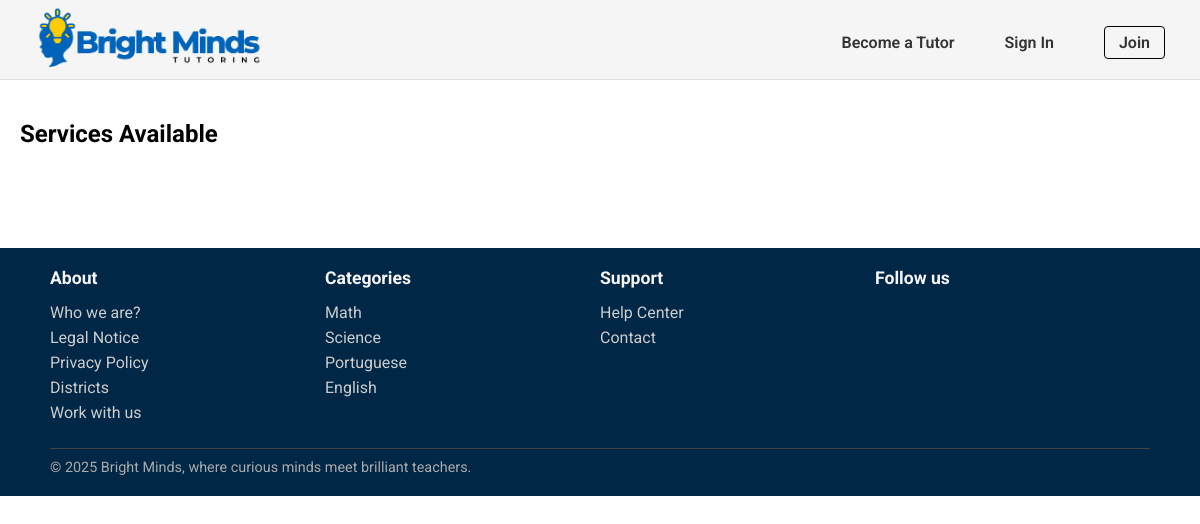
/pages/services_list.php?category=Math, run on an earlier commit of the app's database.
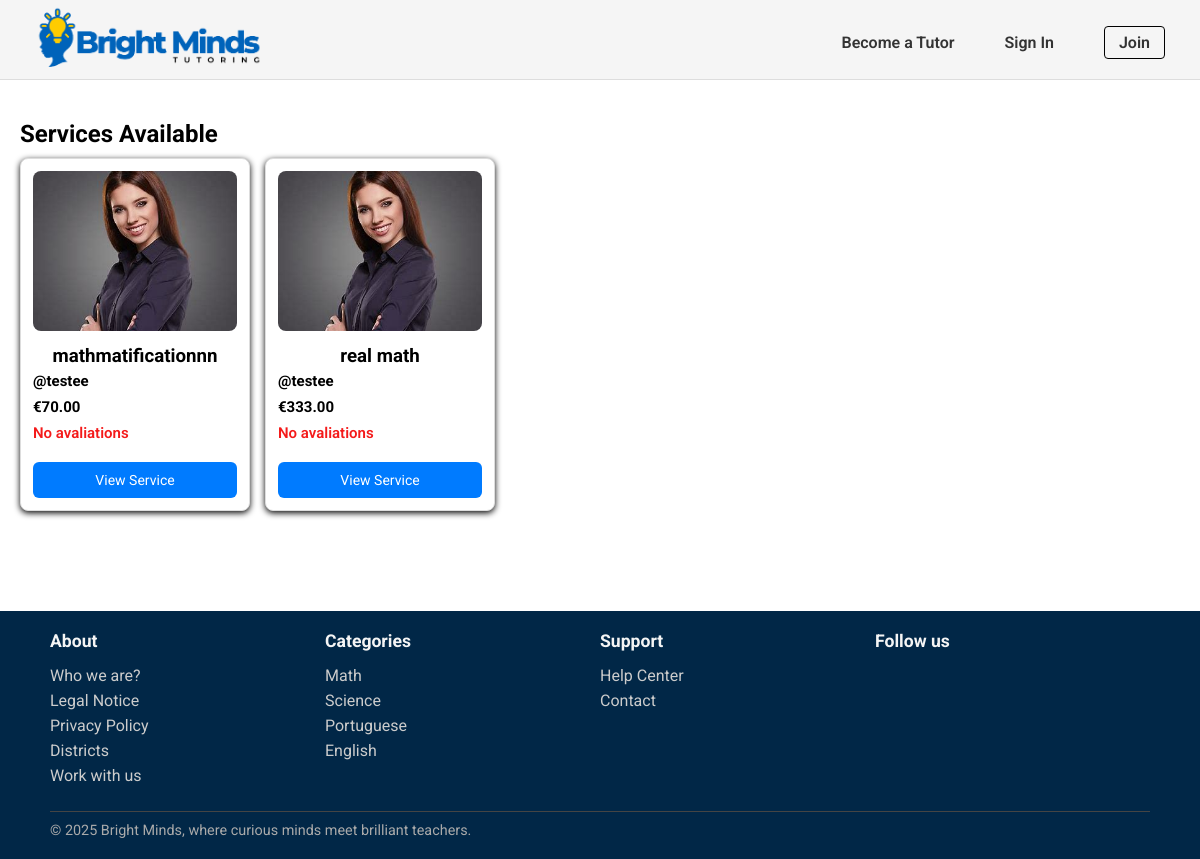
And on a later commit of the database.
### tables this page shows
CREATE TABLE Category(
    category_name TEXT PRIMARY KEY
);

CREATE TABLE Service(
    service_id INTEGER PRIMARY KEY,
    freelancer_id INTEGER NOT NULL,
    title TEXT NOT NULL,
    category_name TEXT NOT NULL,
    description TEXT NOT NULL,
    duracao INTEGER NOT NULL,
    price REAL NOT NULL,
    service_type TEXT CHECK(service_type IN ('individual presencial', 'grupo presencial', 'individual online','grupo online', 'revisão trabalhos')) NOT NULL,
    num_sessoes INTEGER NOT NULL,
    status TEXT CHECK(status IN ('ativo', 'inativo')) DEFAULT 'ativo',
    max_students INTEGER,
    images TEXT, -- tipo text porque estou a amarzenar o path onde as imagens estão armazenadas 
    FOREIGN KEY (freelancer_id) REFERENCES Freelancers(freelancer_id) ON UPDATE CASCADE ON DELETE CASCADE,
    FOREIGN KEY (category_name) REFERENCES Category(category_name) ON UPDATE CASCADE ON DELETE RESTRICT
);

CREATE TABLE User (
    user_id INTEGER PRIMARY KEY,
    username TEXT UNIQUE NOT NULL,
    name TEXT NOT NULL,
    birth_date DATE,
    email TEXT UNIQUE NOT NULL,
    password TEXT NOT NULL,
    usertype TEXT CHECK(usertype IN ('student', 'tutor', 'admin')) NOT NULL,
    address TEXT,
    postal_code TEXT,
    city TEXT,
    registration_date DATE NOT NULL,
    profile_image TEXT
);

### pages/services_list.php (called while the page is built)
<?php
    require_once(__DIR__. '/../templates/common.tpl.php');
    require_once(__DIR__.'/../database/connection.db.php');
    require_once(__DIR__.'/../database/service.class.php');
    require_once(__DIR__.'/../database/categories.php');
    require_once(__DIR__. '/../templates/services.tpl.php');
    $session = new Session();
    $db = getDatabaseConnection();
    $categories = getAllCategories($db);
    $category = $_GET['category'];
    $services = getServicesbyCategory($db,$category);
    drawHeader($session);
    drawServices($services);
    drawFooter($categories);
?>

### utils/session.php (called while the page is built, shortened)
<?php
  class Session {
    public function isLoggedIn() : bool {
      return isset($_SESSION['id']);
    }
  }
?>

### database/categories.php (called while the page is built)
<?php
  function getAllCategories($db) {
    $stmt = $db->prepare('SELECT category_name
                          FROM Category');
    $stmt->execute();
    return $stmt->fetchAll();
  }
?>

### database/service.class.php (called while the page is built, shortened)
<?php
function getServicesbyCategory(PDO $db, string $category): array {
    $stmt = $db->prepare('
        SELECT s.service_id, s.title, s.price, s.service_type,
               u.name AS freelancer_name, u.user_id,
               (SELECT AVG(r.rating) FROM Review r
                JOIN Booking b ON r.booking_id = b.booking_id
                WHERE b.service_id = s.service_id) AS avg_rating
        FROM Service s
        JOIN Freelancer f ON s.freelancer_id = f.freelancer_id
        JOIN User u ON f.freelancer_id = u.user_id
        WHERE s.category_name = :category AND s.status = "ativo"
    ');
    $stmt->bindParam(':category', $category, PDO::PARAM_STR);
    $stmt->execute();
    $services = [];
    while ($row = $stmt->fetch(PDO::FETCH_ASSOC)) {
        $user = User::getUserbyId($db, intval($row['user_id']));
        if ($user) {
            $profileImage = $user->getPhoto();
            $row['profile_image'] = $profileImage;
            $services[] = $row;
        } else {
            $row['profile_image'] = "../images/default-profile.png";
            $services[] = $row;
        }
    }
    return $services;
}
?>

### templates/services.tpl.php (the view, shortened to what this page needs)
<?php function drawServices(array $services){ ?>
    <section id="services">
        <h2>Services Available</h2>
        <div class="services-button">
            <?php foreach ($services as $service) {
                $profileImage = $service['profile_image'];
            ?>
                <div class="service-card">
                    <div class="service-img-container">
                        <img class="profile-photo" src="<?= htmlspecialchars($profileImage) ?>" alt="Foto de <?= htmlspecialchars($service['freelancer_name']) ?>">
                    </div>
                    <div class="service-details">
                        <p class="service-name"><h3><?= htmlspecialchars($service['title']) ?><h3>
                        <p class="service-description"><?= htmlspecialchars($service['description']) ?>
                        <p class="freelancer-name">@<?= htmlspecialchars($service['freelancer_name']) ?></p>
                        <p class="price">€<?= number_format($service['price'], 2) ?></p>
                        <p class="rating">
                            <?php
                            $avg = round($service['avg_rating'], 1);
                            if ($avg) {
                                echo $avg . " ★";
                            } else {
                                echo "No avaliations";
                            }
                            ?>
                        </p>
                        <button class="view-service-btn">View Service</button>
                    </div>
                </div>
            <?php } ?>
        </div>
    </section>
<?php } ?>

### templates/common.tpl.php (shortened to what this page needs)
<?php
    require_once(__DIR__. '/../utils/session.php');
?>
<?php function drawHeader(Session $session){ ?>
    <!DOCTYPE html>
    <html>
        <head>
            <link rel="stylesheet" href="../css/style.css">
            <link rel="stylesheet" href="../css/profile.css">
            <link rel="stylesheet" href="../css/services.css">
        </head>
        <body>
            <header>
                <nav>
                    <a href="../pages/index.php"><img id="logo" src="../docs/BrightMinds_logo.png" alt="BrightMinds Logo"></a>
                    <?php
                        if($session->isLoggedIn()) drawUserNav($session);
                        else drawVisitorNav();
                    ?>
                </nav>
            </header>
            <main>
<?php } ?>
<?php function drawVisitorNav() { ?>
    <ul class="visitor-nav-links">
        <li><a href="../pages/sign_up.php">Become a Tutor</a></li>
        <li><a href="../pages/login.php">Sign In</a></li>
        <li><a href="../pages/sign_up.php" class="join-btn">Join</a></li>
    </ul>
<?php } ?>
<?php function drawFooter(array $categories){ ?>
            </main>
            <footer>
                <div class="footer-content">
                    <section class="footer-column">
                        <h3>About</h3>
                        <ul>
                            <li><a href="">Who we are?</a></li>
                            <li><a href="">Legal Notice</a></li>
                            <li><a href="">Privacy Policy</a></li>
                            <li><a href="">Districts</a></li>
                            <li><a href="">Work with us</a></li>
                        </ul>
                    </section>
                    <section class="footer-column">
                        <h3>Categories</h3>
                        <ul>
                            <?php foreach($categories as $category){ ?>
                                <li>
                                    <a href=""><?=$category['category_name']?>
                                    </a>
                                </li>
                            <?php } ?>
                        </ul>
                    </section>
                    <section class="footer-column">
                        <h3>Support</h3>
                        <ul>
                            <li><a href="#">Help Center</a></li>
                            <li><a href="#">Contact</a></li>
                        </ul>
                    </section>
                    <section class="footer-column">
                        <h3>Follow us</h3>
                    </section>
                    <div class="footer-bottom">
                        <hr>
                        <p>© 2025 Bright Minds, where curious minds meet brilliant teachers.</p>
                    </div>
                </div>
            </footer>
        </body>
    </html>
<?php } ?>

### css/style.css (style rules this page uses)
* { font-family: "Roboto"; margin:0; padding:0; box-sizing: border-box; }
header { font-family: "Roboto"; font-style: normal; background-color:whitesmoke; border-bottom: 1px solid #ddd; height: 80px; width: 100%; position: fixed; top:0; left:0; }
nav { display: flex; align-items: center; justify-content: space-between; padding: 5px 35px; }
.visitor-nav-links { list-style: none; display: flex; align-items: center; gap: 50px; }
#logo { height:70px; width: auto; }
a { text-decoration:none; }
.visitor-nav-links li a, .user-nav a { color: #333; font-weight: 600; font-size: 16px; }
.join-btn { padding: 6px 14px; border: 1px solid #000; border-radius: 4px; background-color: transparent; font-weight: bold; cursor: pointer; }
footer { font-family: "Roboto", sans-serif; background-color: #012747; color: #fff; padding: 20px 50px; }
.footer-content { display:grid; grid-template-columns: repeat(4, 1fr); grid-template-rows: auto auto; row-gap: 20px; }
.footer-bottom { grid-column: 1 / -1; }
.footer-column h3 { font-size: 1.1rem; margin-bottom: 15px; color: #f5f5f5; }
.footer-column ul { list-style: none; }
.footer-column ul li { margin-bottom: 6px; }
.footer-column ul li a { text-decoration: none; color: #ccc; }
.footer-bottom { text-align: start; font-size: 0.9rem; color: #aaa; }
.footer-bottom hr { border: none; border-top: 1px solid #444; margin-bottom: 10px; }

### css/profile.css (style rules this page uses)
* { font-family: "Roboto"; margin:0; padding:0; box-sizing: border-box; }

### css/services.css (style rules this page uses)
#services { margin-top: 100px; margin-bottom: 80px; padding: 20px; }
.services-button { display: flex; flex-wrap: wrap; justify-content: flex-start; gap: 15px; }
.service-card { border: 1px solid #ddd; border-radius: 8px; width: 230px; padding: 12px; background: white; box-shadow: 0 2px 6px rgba(0, 0, 0, 0.986); text-align: center; display: flex; flex-direction: column; margin-top: 10px; }
.profile-photo { width: 100%; height: 160px; object-fit: cover; border-radius: 8px; margin-bottom: 10px; }
.freelancer-name { font-weight: bold; color: #000000; margin: 5px 0; text-align: left; font-size: 15px; }
.price { color: #000000; font-weight: bold; font-size: 15px; margin: 8px 0; text-align: left; }
.rating { color: #f41a1a; font-weight: 600; font-size: 15px; text-align: left; }
.view-service-btn { background-color: #007bff; color: white; font-size: 14px; padding: 10px; border: none; border-radius: 6px; cursor: pointer; transition: background-color 0.3s ease; width: 100%; margin-top: 20px; }

What changed in the data, as far as the page shows it:
added service: title "mathmatificationnn", user.name "testee", price "70.00"
added service: title "real math", user.name "testee", price "333.00"
